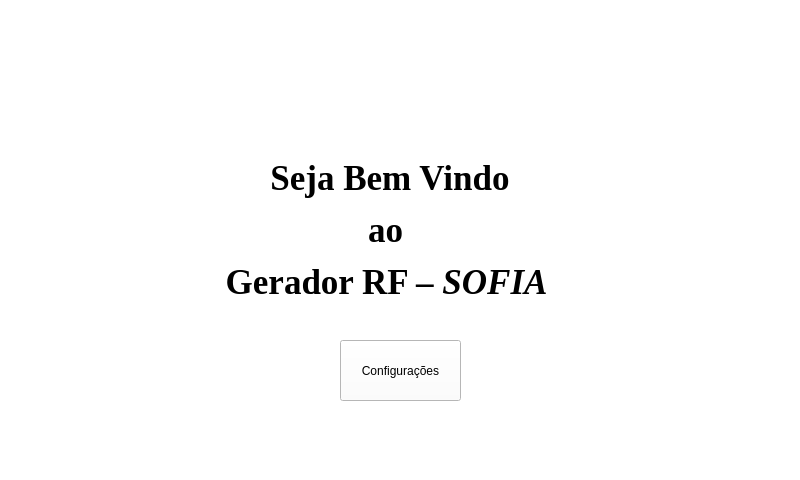
<?xml version="1.0" encoding="UTF-8"?>
<ui version="4.0">
 <class>MainWindow</class>
 <widget class="QMainWindow" name="MainWindow">
  <property name="enabled">
   <bool>true</bool>
  </property>
  <property name="geometry">
   <rect>
    <x>0</x>
    <y>0</y>
    <width>800</width>
    <height>480</height>
   </rect>
  </property>
  <property name="windowTitle">
   <string>Sofia_Gerador_RF</string>
  </property>
  <property name="windowIcon">
   <iconset>
    <normaloff>../../teste/imagens/teste1.JPG</normaloff>../../teste/imagens/teste1.JPG</iconset>
  </property>
  <property name="autoFillBackground">
   <bool>false</bool>
  </property>
  <property name="styleSheet">
   <string notr="true">background-color: rgb(255, 255, 255);</string>
  </property>
  <property name="animated">
   <bool>true</bool>
  </property>
  <property name="tabShape">
   <enum>QTabWidget::Rounded</enum>
  </property>
  <widget class="QWidget" name="centralWidget">
   <widget class="QLabel" name="label">
    <property name="geometry">
     <rect>
      <x>-10</x>
      <y>-10</y>
      <width>800</width>
      <height>480</height>
     </rect>
    </property>
    <property name="font">
     <font>
      <family>Times New Roman</family>
      <pointsize>24</pointsize>
      <weight>75</weight>
      <bold>true</bold>
     </font>
    </property>
    <property name="whatsThis">
     <string>&lt;html&gt;&lt;head/&gt;&lt;body&gt;&lt;p align=&quot;center&quot;&gt;&lt;span style=&quot; font-family:'Calibri'; font-size:44pt; font-weight:600; color:#000000;&quot;&gt;Gerador RF&lt;/span&gt;&lt;span style=&quot; font-family:'Calibri'; font-size:44pt; font-weight:600; font-style:italic; color:#000000;&quot;&gt; – SOFIA&lt;/span&gt;&lt;span style=&quot; font-family:'Calibri'; font-size:44pt; font-style:italic; color:#000000;&quot;/&gt;&lt;/p&gt;&lt;/body&gt;&lt;/html&gt;</string>
    </property>
    <property name="frameShape">
     <enum>QFrame::NoFrame</enum>
    </property>
    <property name="frameShadow">
     <enum>QFrame::Plain</enum>
    </property>
    <property name="text">
     <string>&lt;html&gt;&lt;head/&gt;&lt;body&gt;&lt;p&gt;&lt;span style=&quot; font-size:26pt;&quot;&gt;Seja Bem Vindo&lt;/span&gt;&lt;/p&gt;&lt;p&gt;&lt;span style=&quot; font-size:26pt;&quot;&gt;ao &lt;/span&gt;&lt;/p&gt;&lt;p&gt;&lt;span style=&quot; font-size:26pt;&quot;&gt;Gerador RF – &lt;/span&gt;&lt;span style=&quot; font-size:26pt; font-style:italic;&quot;&gt;SOFIA &lt;/span&gt;&lt;/p&gt;&lt;/body&gt;&lt;/html&gt;</string>
    </property>
    <property name="textFormat">
     <enum>Qt::AutoText</enum>
    </property>
    <property name="alignment">
     <set>Qt::AlignCenter</set>
    </property>
   </widget>
   <widget class="QPushButton" name="pushButton">
    <property name="geometry">
     <rect>
      <x>340</x>
      <y>340</y>
      <width>121</width>
      <height>61</height>
     </rect>
    </property>
    <property name="text">
     <string>Configurações</string>
    </property>
   </widget>
   <widget class="QLabel" name="label_2">
    <property name="geometry">
     <rect>
      <x>40</x>
      <y>10</y>
      <width>701</width>
      <height>111</height>
     </rect>
    </property>
    <property name="text">
     <string/>
    </property>
   </widget>
  </widget>
  <widget class="QStatusBar" name="statusBar"/>
 </widget>
 <layoutdefault spacing="6" margin="11"/>
 <resources/>
 <connections/>
</ui>
